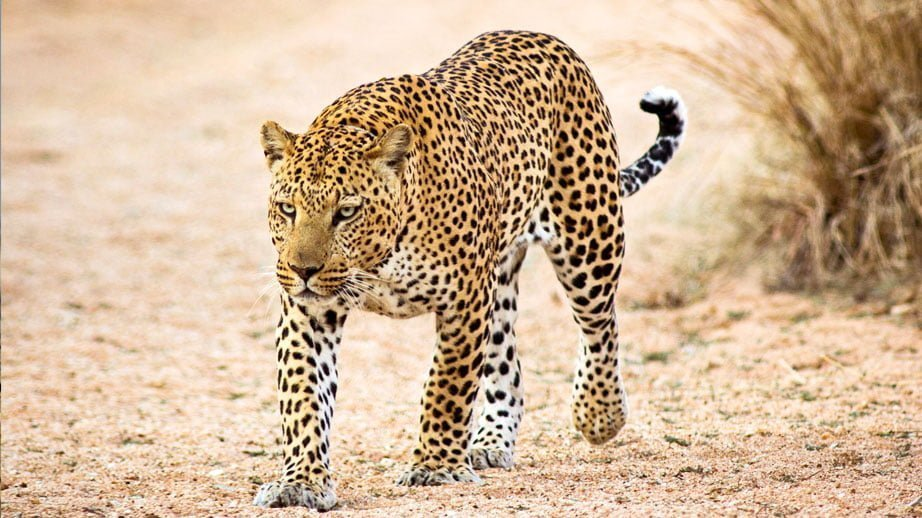
#> input picture image analysis tools/animals/leopard.jpg, 922 x 518 px, found by its file name
$ python -i cannyAlgorithm.py   (imports and definitions only)
#> lines starting #> are read from the running program, lines starting #| are printed output that depends on the picture
import numpy as np
from scipy.ndimage import convolve
import cv2
import time

"""
-- Ajouter des bordures avant calcul pour only_maxima
"""

def getImage(path):
    path = path.replace("\\", "/")
    image = cv2.imread(path)
#> image is the input picture: shape (518, 922, 3); mean B, G, R 152, 180.8, 208.6
    if image is None:
        print(f"Error: Could not load image from {path}")
        return None
    return image

def grayscale_converter(image):
    """
    Input : image np.array, (Blue, green, red)
    Output : image_grayscale np.array (0.11 * blue + 0.59 * green + 0.3 * red)
    -- colour weight for the human eye.
    """
    # Input validity verification
    if len(image.shape) != 3 or image.shape[2] != 3:
        print('Invalid image matrix.')
        return None

    image_grayscale = np.dot(image, [0.11, 0.59, 0.3])
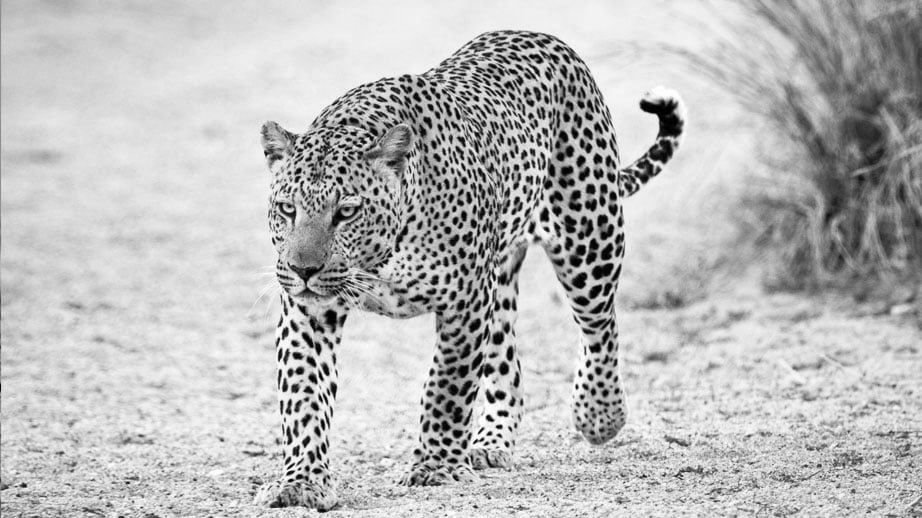
#> image_grayscale: shape (518, 922) float64; min 0, max 255, mean 186

    return image_grayscale

def gen_gaussian_kernel(dim, sd):
    """
    Generate a Gaussian kernel
    Input : dimension, real number
            sd (standart deviation), real number
    Output : Kernel, np.array
    -- a square matrix with weights that become weaker the further you are from its centre.
    -- weight distributed according to a Gaussian distribution.
    """
#> called with dim = 5, sd = 1
    if dim % 2 == 0:
        dim += 1
    if dim < 3:
        dim = 3

    kernel = np.zeros((dim, dim), dtype=np.float32)
    center = dim // 2

    for line in range(dim):
        for col in range(dim):
            x = line - center
            y = col - center
            kernel[line, col] = np.exp(-(x**2 + y**2) / (2 * sd**2))

    kernel /= np.sum(kernel)
    return kernel

def gaussian_blur(image_matrix, kernel_dim = 5, sd=1):
    """
    Input : image_matrix, np.array
            kernel_dim, real number
            sd (standart deviation), real number

    Output : blurred_matrix, np.array

    -- Convolve a Gaussian kernel with the image,
    -- Applies a 'summary' of neighbouring pixels to each pixel.
    """
    if kernel_dim >= image_matrix.shape[0] or kernel_dim >= image_matrix.shape[1]:
        print('Invalid kernel.')
        return None

    gaussian_kernel = gen_gaussian_kernel(kernel_dim, sd)

    if len(image_matrix.shape) == 2:
        # image is in grayscale
        blurred_matrix = convolve(image_matrix, gaussian_kernel, mode='reflect')

    elif len(image_matrix.shape) == 3:
        # Image is in BGR
        blurred_matrix = np.zeros_like(image_matrix)
        for channel in range(image_matrix.shape[2]):
            blurred_matrix[:, :, channel] = convolve(image_matrix[:, :, channel], gaussian_kernel, mode='reflect')
    else:
        return None

    return blurred_matrix

def xy_gradients(image_matrix):
    """
    Input : image_matrix, a grayscale image matrix, np.array (dim 2)
    Output: grad_x, grad_y, the gradients in each directions, np.array (dim 2)
            magnitudes, the matrix of the borders, np.array (dim 2)
            angles, the matrix of the borders, np.array (dim 2)


    -- The goal is to calculate a rate of change around each pixel in the x and y directions.
    We look at the delta of the next pixel with the previous one, giving more importance to the direct neighbouring pixels.
    --> Convolution with Sobel matrix.
    The rates of change are grouped into Magnitudes (gives positive values and groups the directions).
    We calculate their orientation in angles.
    """

    # SOBEL matrix
    sobel_x = np.array([[-1, 0, 1],
                        [-2, 0, 2],
                        [-1, 0, 1]])

    sobel_y = np.array([[-1, -2, -1],
                        [ 0,  0,  0],
                        [ 1,  2,  1]])

    # Convolution
    grad_x = convolve(image_matrix, sobel_x, mode='reflect', output=np.float32)
    grad_y = convolve(image_matrix, sobel_y, mode='reflect', output=np.float32)
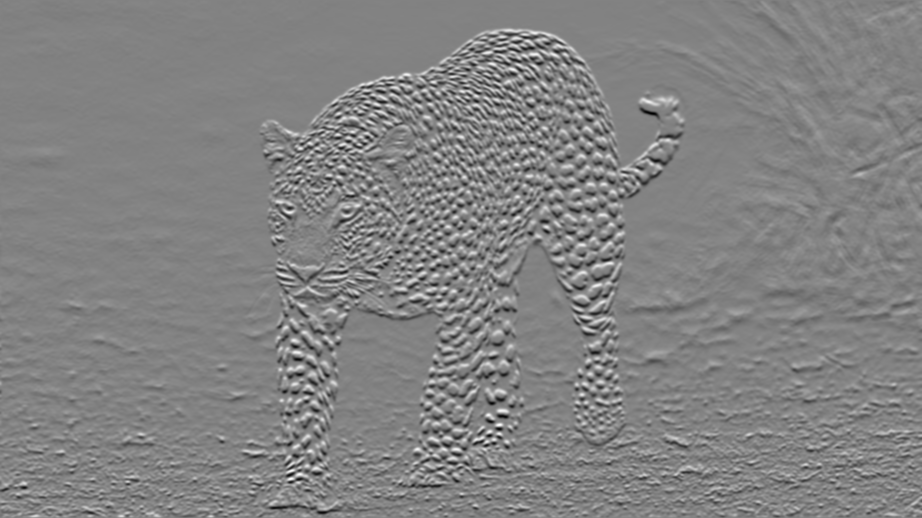
#> grad_y: shape (518, 922) float32; min -555.6, max 529.9, mean 0.2; drawn with min black and max white

    # Calculate Angles
    angles = np.arctan2(grad_y, grad_x)
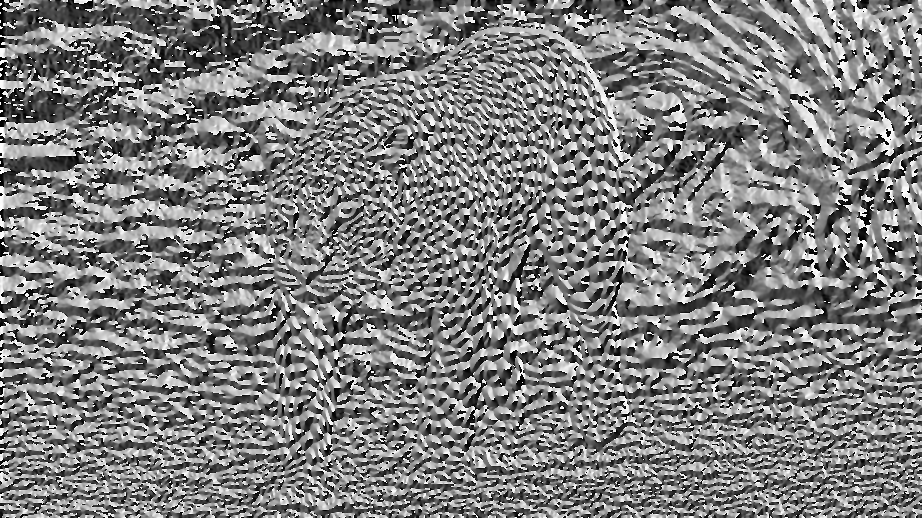
#> angles: shape (518, 922) float32; min -3.14, max 3.14, mean -0.0113; drawn with min black and max white

    # Calculate Magnitudes
    magnitudes = np.sqrt(np.square(grad_x) + np.square(grad_y))
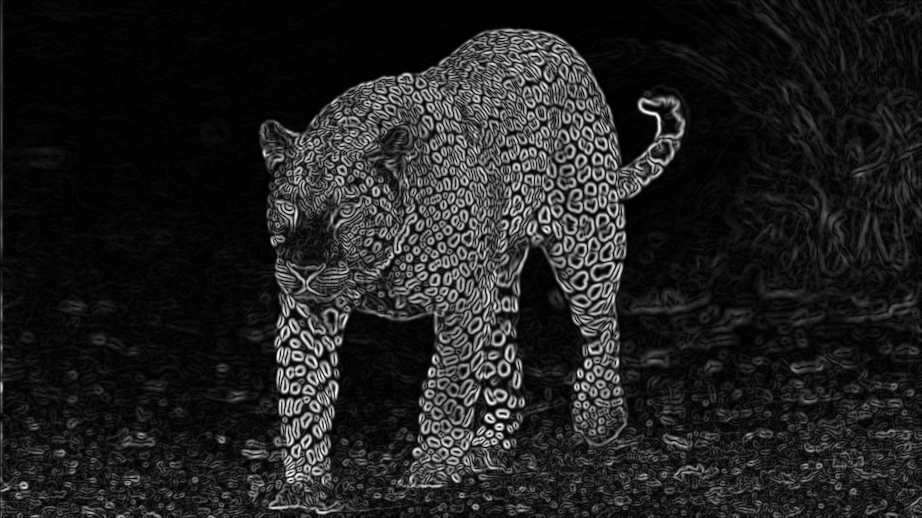
#> magnitudes: shape (518, 922) float32; min 0, max 560.4, mean 73.7; drawn with min black and max white

    return grad_x, grad_y, magnitudes, angles

def only_maxima(magnitudes_matrix, angles_matrix):
    """
    Input:  magnitudes_matrix, np.array (dim 2)
            angles_matrix, np.array (dim 2)

    Output: outline_matrix, the matrix with the weak and isolated borders removed, np.array (dim 2)

    -- Analyses the weakness of the borders, keeping only does who are connected with strong ones
    in each 4 directions.
    """
    rows, cols = angles_matrix.shape
#> rows = 518; cols = 922
    outline_matrix = np.zeros_like(magnitudes_matrix)

    angle = angles_matrix % np.pi  # Normalisation des angles entre -pi et pi
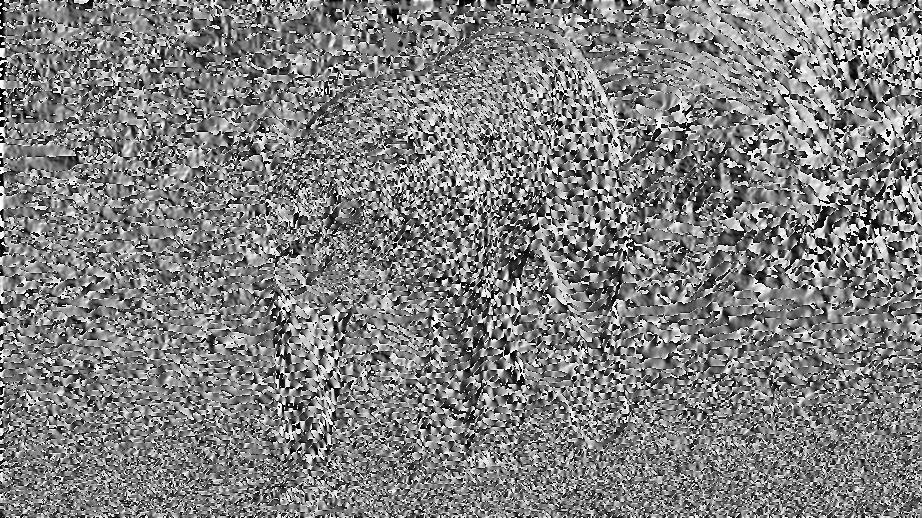
#> angle: shape (518, 922) float32; min 0, max 3.14, mean 1.57; drawn with min black and max white

    # Définition des directions (0: horizontal, 1: diag montante, 2: verticale, 3: diag descendante)
    direction = np.zeros_like(angle, dtype=int)
    direction[np.where((angle >= -np.pi/8) & (angle < np.pi/8))] = 0
    direction[np.where((angle >= np.pi/8) & (angle < 3*np.pi/8))] = 1
    direction[np.where((angle >= 3*np.pi/8) & (angle < 5*np.pi/8))] = 2
    direction[np.where((angle >= 5*np.pi/8) & (angle < 7*np.pi/8))] = 3
    direction[np.where((angle >= 7*np.pi/8) & (angle <= np.pi))] = 0
    direction[np.where((angle >= -7*np.pi/8) & (angle < -5*np.pi/8))] = 0
    direction[np.where((angle >= -5*np.pi/8) & (angle < -3*np.pi/8))] = 1
    direction[np.where((angle >= -3*np.pi/8) & (angle < -np.pi/8))] = 3

    # Définir les offsets pour les directions
    offset = [(-1, 0), (1, 1), (1, 0), (1, -1)]

    for row in range(1, rows - 1):
        for col in range(1, cols - 1):
            magnitude = magnitudes_matrix[row, col]
            dir_idx = direction[row, col]
            offset1 = offset[dir_idx]
            offset2 = (-offset1[0], -offset1[1])

            prev_mag = magnitudes_matrix[row + offset1[0], col + offset1[1]]
            next_mag = magnitudes_matrix[row + offset2[0], col + offset2[1]]

            if magnitude >= prev_mag and magnitude >= next_mag:
                outline_matrix[row, col] = magnitude
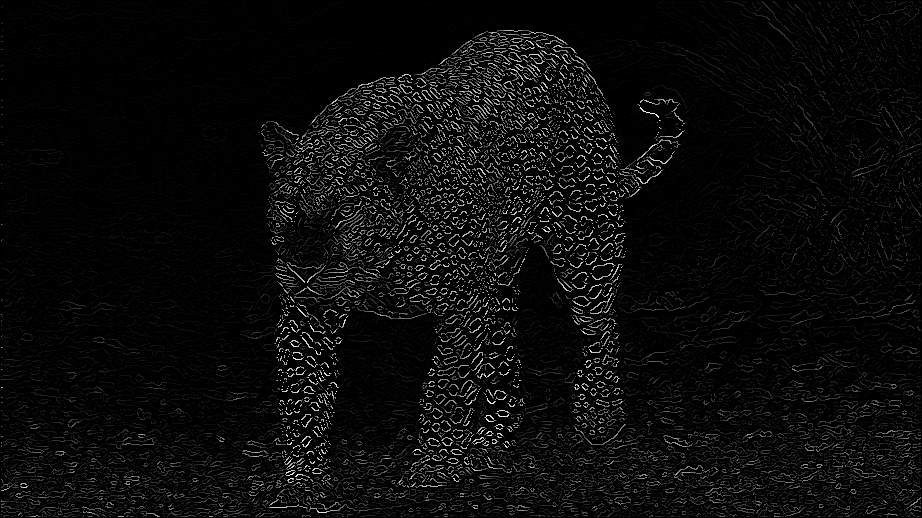
#> outline_matrix: shape (518, 922) float32; min 0, max 560.4, mean 24.8; drawn with min black and max white

    return outline_matrix

def hysteresis(outlined_matrix,threshold_high = 120, threshold_low = 80):
    """
    Input:  outline_matrix, matrix of the borders, np.array (dim 2)
            threshold_high, treshold_low, the gaps where the borders are described as relevant or not, real number (0 - 255)

    Output: jungle_matrix, the matrix where only the relevant borders are keeped, np.array (dim 2)
    """
#> called with threshold_high = 100, threshold_low = 30

    if(threshold_high < 0 or threshold_high > 255 or threshold_low < 0 or threshold_low > 255 or threshold_low > threshold_high ):
        raise ValueError(f"Invalid thresholds: threshold_high must be between 0 and 255, and threshold_low must be between 0 and 255 and less than or equal to threshold_high. treshold_low : {threshold_low}, treshold_high : {threshold_high}")
    rows, cols = outlined_matrix.shape
#> rows = 518; cols = 922
    jungle_matrix = np.full((rows, cols), 0, dtype=np.uint8)

    strong_r, strong_c = np.where(outlined_matrix >= threshold_high)
    weak_r, weak_c = np.where((outlined_matrix >= threshold_low) & (outlined_matrix < threshold_high))

    jungle_matrix[strong_r, strong_c] = 255

    for i, j in zip(weak_r, weak_c):
        if (jungle_matrix[i-1:i+2, j-1:j+2] == 255).any():
            jungle_matrix[i, j] = 255
#> this loop made 31972 passes
#> (i, j) on passes 1, 3, 4: (1, 699), (1, 701), (1, 702)
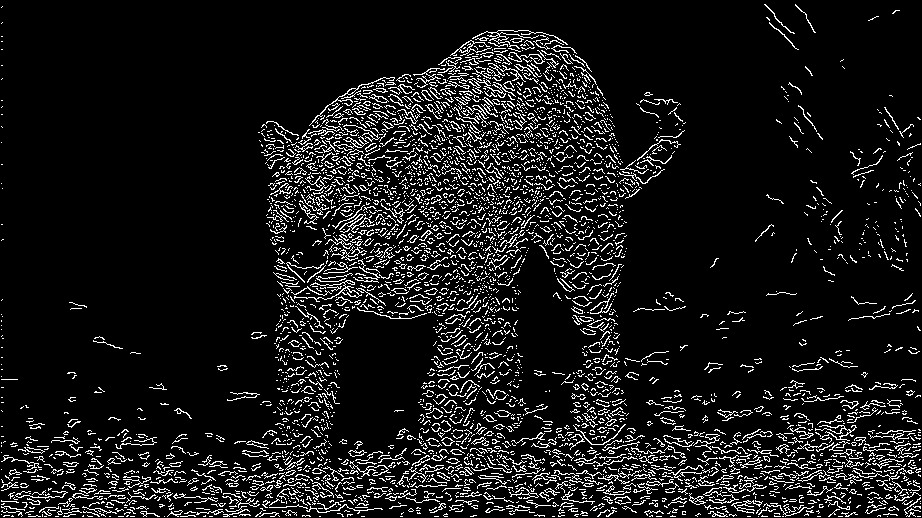
#> jungle_matrix: shape (518, 922); 9.4% white in thin lines or dots

    return jungle_matrix

def canny(image, threshold_high = 100, threshold_low = 30, smoothness = (5, 1)):
    if(threshold_high < 0 or threshold_high > 255 or threshold_low < 0 or threshold_low > 255 or threshold_low > threshold_high ):
        raise ValueError(f"Invalid thresholds: threshold_high must be between 0 and 255, and threshold_low must be between 0 and 255 and less than or equal to threshold_high. treshold_low : {threshold_low}, treshold_high : {threshold_high}")
    image_g = grayscale_converter(image)
    image_b = gaussian_blur(image_g, smoothness[0], smoothness[1])
    grad_x, grad_y, image_m, image_a = xy_gradients(image_b)
    image_o = only_maxima(image_m, image_a)
    return hysteresis(image_o, threshold_high, threshold_low)

def test(image):
    cv2.imwrite('rendered/1_initial.jpg', image)

    edges = canny(image)
    cv2.imwrite('rendered/2_canny.jpg', edges)

    cv2.imwrite('rendered/3_realCanny.jpg', cv2.Canny(image, 50, 150))

image = getImage(r"C:\Users\julienn\Pictures\animals\leopard.jpg")
#test(image)

>>> import cv2
>>> picture = cv2.imread('animals/leopard.jpg')
>>> result = canny(picture)
